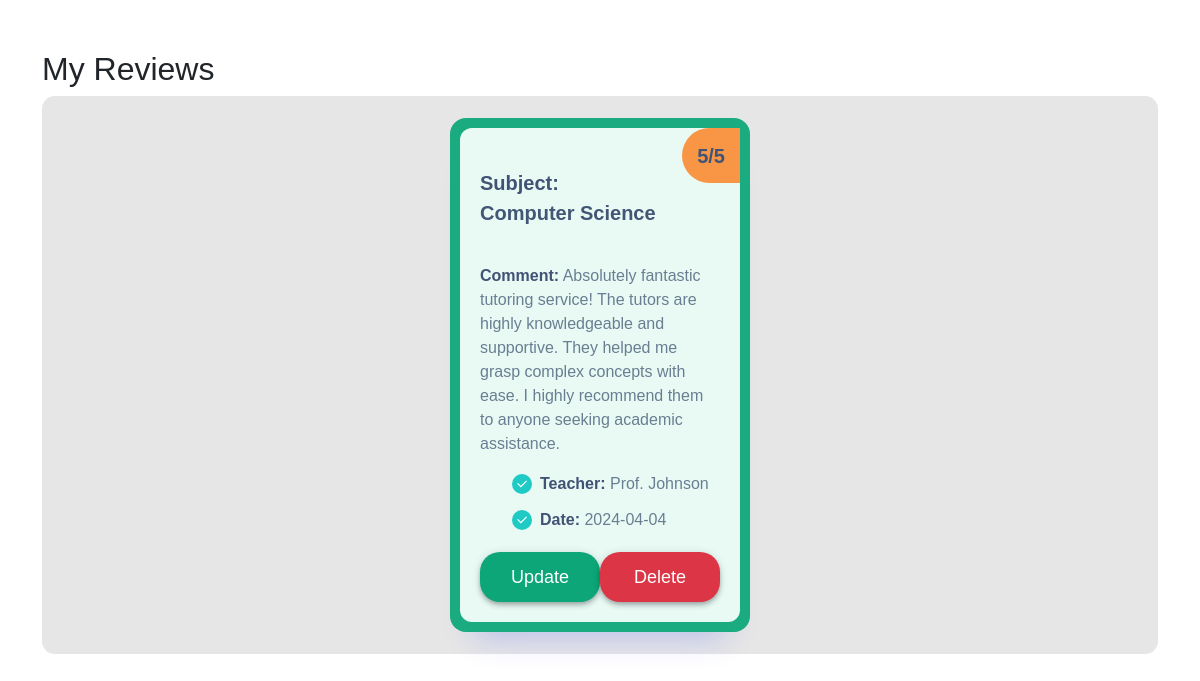
The page /User/myreviews.php (signed in) on the database its author committed.
### tables this page shows
CREATE TABLE `review` (
  `id` int(11) NOT NULL,
  `rating` int(11) DEFAULT NULL,
  `comment` varchar(250) DEFAULT NULL,
  `date` datetime DEFAULT NULL,
  `fk_course_id` int(11) DEFAULT NULL,
  `fk_user_id` int(11) DEFAULT NULL
);

CREATE TABLE `courses` (
  `id` int(11) NOT NULL,
  `subject` varchar(50) DEFAULT NULL,
  `name` varchar(50) DEFAULT NULL,
  `university` varchar(50) DEFAULT NULL,
  `roomNumb` varchar(50) DEFAULT NULL,
  `date` date DEFAULT NULL,
  `end_date` date DEFAULT NULL,
  `teacher` varchar(100) DEFAULT NULL,
  `email` varchar(100) NOT NULL,
  `picture` varchar(255) DEFAULT NULL,
  `language` varchar(50) DEFAULT NULL,
  `duration` varchar(50) DEFAULT NULL,
  `units` varchar(100) DEFAULT NULL,
  `capacity` int(11) NOT NULL,
  `availability` enum('avaiable','not avaiable') DEFAULT NULL
);

### User/myreviews.php (the view, shortened to what this page needs)
<?php
include_once '../db_connection.php';
$user_id = $_SESSION['user'];
$review_query = "SELECT * FROM review WHERE fk_user_id = $user_id";
$review_result = mysqli_query($connection, $review_query);
$layout = '';
if (mysqli_num_rows($review_result) == 0) {
    $layout = 'No reviews!';
} else {
    while ($review_row = mysqli_fetch_assoc($review_result)) {
        $course_id = $review_row['fk_course_id'];
        $course_query = "SELECT * FROM courses WHERE id = $course_id";
        $course_result = mysqli_query($connection, $course_query);
        if ($course_result && mysqli_num_rows($course_result) == 1) {
            $course_row = mysqli_fetch_assoc($course_result);
            $layout .= "
            <div class='plan'>
            <div class='inner'>
                <span class='pricing'>
                    <span>
                    {$review_row['rating']}/5
                    </span>
                </span>
                <p class='title'><strong>Subject:</strong><br> {$course_row['subject']}</p>
                <p class='info'><strong>Comment:</strong> {$review_row['comment']}</p>
                <ul class='features'>
                    <li>
                        <span class='icon'>
                            <svg height='24' width='24' viewBox='0 0 24 24' xmlns='http://www.w3.org/2000/svg'>
                                <path d='M0 0h24v24H0z' fill='none'></path>
                                <path fill='currentColor' d='M10 15.172l9.192-9.193 1.415 1.414L10 18l-6.364-6.364 1.414-1.414z'></path>
                            </svg>
                        </span>
                        <span><strong>Teacher:</strong> {$course_row['teacher']}</span>
                    </li>
                    <li>
                        <span class='icon'>
                            <svg height='24' width='24' viewBox='0 0 24 24' xmlns='http://www.w3.org/2000/svg'>
                                <path d='M0 0h24v24H0z' fill='none'></path>
                                <path fill='currentColor' d='M10 15.172l9.192-9.193 1.415 1.414L10 18l-6.364-6.364 1.414-1.414z'></path>
                            </svg>
                        </span>
                        <span><strong>Date:</strong> {$course_row['date']}</span>
                    </li>
                </ul>
                <div class='action'>
                <a class='button' href='updatereview.php?id={$review_row['id']}'>Update</a>
                <a href='deletereview.php?id={$review_row['id']}' class='button bg-danger'>Delete</a>
                </div>
            </div>
        </div>";
        }
    }
}
?>
<!DOCTYPE html>
<html lang='en'>
<head>
    <link href='https://cdn.jsdelivr.net/npm/bootstrap@5.3.3/dist/css/bootstrap.min.css' rel='stylesheet'>
    <link rel='stylesheet' href='../style/CRUD.css'>
    <link rel='stylesheet' href='../style/CRUD-responsive.css'>
</head>
<body>
    <div class='container'>
        <div class='courses'>
            <h2 class=''>My Reviews</h2>
            <div class='list2'>
                <?= $layout ?>
            </div>
        </div>
    </div>
</body>
</html>

### style/CRUD.css (style rules this page uses)
* { font-family: "Chillax", sans-serif; margin: 0; padding: 0; box-sizing: border-box; }
.info { width: 70%; padding-top: 20px; }
.courses { margin: 50px auto; }
.list2 { display: flex; justify-content: center; flex-wrap: wrap; width: 100%; background-color: rgb(230, 230, 230); border-radius: 0.8rem; padding: 10px; height: fit-content; }
.plan { border-radius: 16px; box-shadow: 0 30px 30px -25px rgba(0, 38, 255, 0.205); padding: 10px; background-color: #1bab80; color: #697e91; width: 300px; height: 100%; margin: 12px; }
.plan strong { font-weight: 600; color: #425275; }
.plan .inner { align-items: center; padding: 20px; padding-top: 40px; background-color: #e9faf5; border-radius: 12px; position: relative; }
.inner .info { width: 100%; }
.plan .pricing { position: absolute; top: 0; right: 0; background-color: #f99646; border-radius: 99em 0 0 99em; display: flex; align-items: center; padding: 0.625em 0.75em; font-size: 1.25rem; font-weight: 600; color: #425475; }
.plan .title { font-weight: 600; font-size: 1.25rem; color: #425675; }
.plan .title + * { margin-top: 0.75rem; }
.plan .info + * { margin-top: 1rem; }
.plan .features { display: flex; flex-direction: column; }
.plan .features li { display: flex; align-items: center; gap: 0.5rem; }
.plan .features li + * { margin-top: 0.75rem; }
.plan .features .icon { background-color: #1fcac5; display: inline-flex; align-items: center; justify-content: center; color: #fff; border-radius: 50%; width: 20px; height: 20px; }
.plan .features .icon svg { width: 14px; height: 14px; }
.plan .features + * { margin-top: 1.25rem; }
.plan .action { width: 100%; display: flex; align-items: center; justify-content: end; }
.plan .button { background-color: #0ca678; box-shadow: 0 4px 5px 0 rgba(0, 0, 0, 0.14), 0 1px 10px 0 rgba(0, 0, 0, 0.12), 0 2px 4px -1px rgba(0, 0, 0, 0.2); border-radius: 20px; color: #fff; font-weight: 500; font-size: 1.125rem; text-align: center; border: 0; outline: 0; width: 100%; padding: 0.625em 0.75em; text-decoration: none; transition: all 350ms ease-in; }

### style/CRUD-responsive.css (style rules this page uses)
* { font-family: "Chillax", sans-serif; margin: 0; padding: 0; box-sizing: border-box; }

### rows shown on the page
review: rating "5", fk_course.subject "Computer Science", comment "Absolutely fantastic tutoring service! The tutors are highly knowledgeable and supportive. They helped me grasp complex concepts with ease. I highly recommend them to anyone seeking academic assistance.", fk_course.teacher "Prof. Johnson", fk_course.date "2024-04-04"
